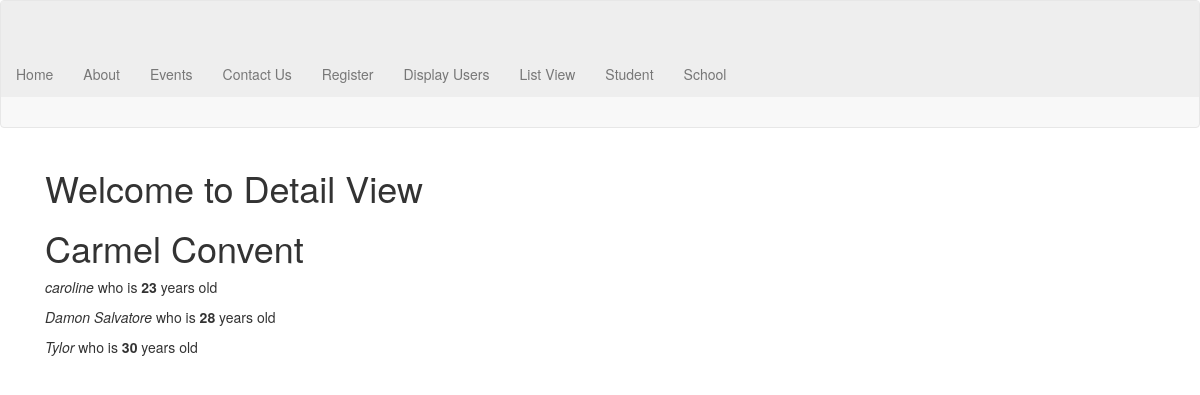
The page /first_app/school_list/2/ on the database its author committed.
### first_app/models.py (models this page shows, shortened)
class School(models.Model):
    name = models.CharField(max_length=100)
    principal = models.CharField(max_length=100)
    location = models.CharField(max_length=256)

class Student(models.Model):
    name = models.CharField(max_length=100)
    age = models.PositiveIntegerField()
    school = models.ForeignKey(School, related_name="students")

### first_app/views.py (the view)
class StudentDetailView(DetailView):
    context_object_name = 'school_detail'
    model = School
    template_name = 'detail.html'

### first_app/template/detail.html
{% extends 'index.html' %} {% block content %}
<div class="col-md-12">
  <h1>Welcome to Detail View</h1>
  <h1>
    {{school_detail.name}}
  </h1>
  {% for student in school_detail.students.all %}
  <p>
    <em>{{student.name}}</em> who is <strong>{{student.age}}</strong> years old
  </p>
  {% endfor %}
</div>
{% endblock %}

### rows shown on the page
School: name "Carmel Convent"
Student: name "caroline", age "23"
Student: name "Damon Salvatore", age "28"
Student: name "Tylor", age "30"
